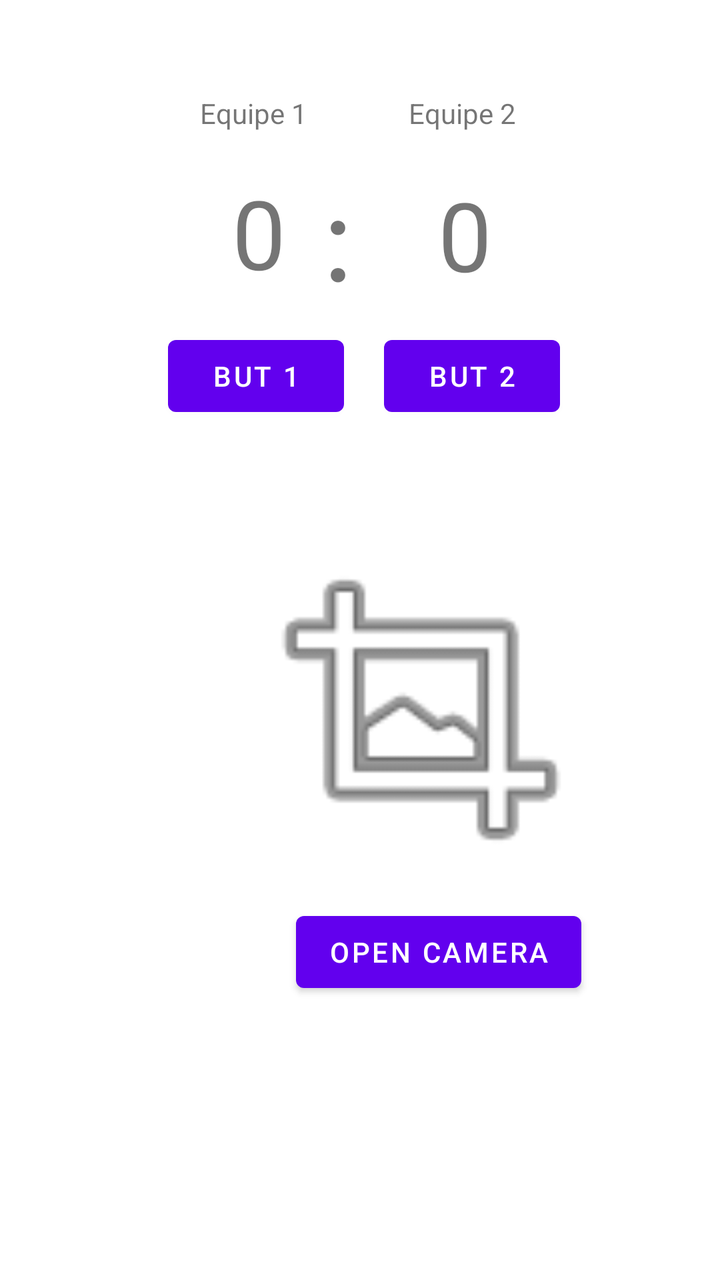
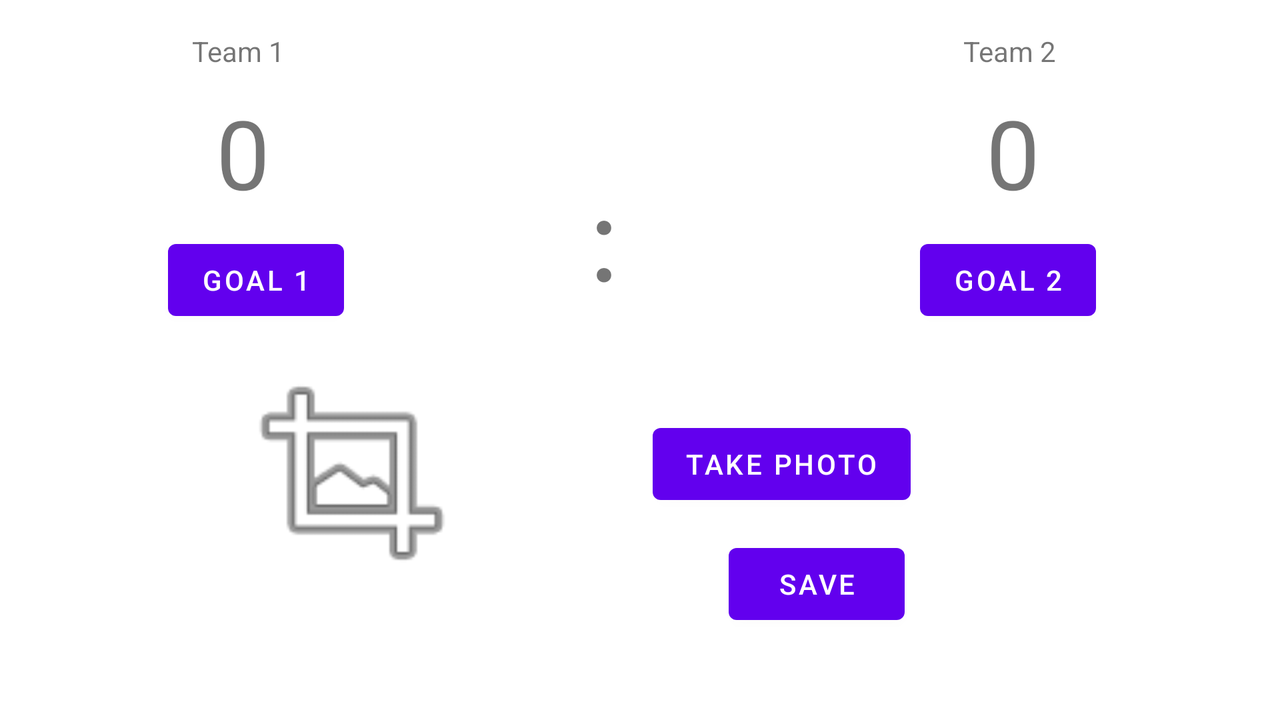

Two renders of one Android screen. The first uses the default layout on a phone; the second uses the alternative layout the repository ships for a different screen configuration, on a matching device. The two XML files are below.
<!-- AndroidManifest.xml: application theme Theme.TenisTracker -->
<!-- res/layout/activity_new_game.xml -->
<?xml version="1.0" encoding="utf-8"?>
<androidx.constraintlayout.widget.ConstraintLayout xmlns:android="http://schemas.android.com/apk/res/android"
    xmlns:app="http://schemas.android.com/apk/res-auto"
    xmlns:tools="http://schemas.android.com/tools"
    android:layout_width="match_parent"
    android:layout_height="match_parent"
    tools:context=".ui.newGame.NewGameActivity">

    <TextView
        android:id="@+id/score_1"
        android:layout_width="wrap_content"
        android:layout_height="wrap_content"
        android:layout_marginStart="116dp"
        android:layout_marginTop="84dp"
        android:text="0"
        android:textSize="48sp"
        app:layout_constraintStart_toStartOf="parent"
        app:layout_constraintTop_toTopOf="parent" />

    <TextView
        android:id="@+id/score_2"
        android:layout_width="wrap_content"
        android:layout_height="wrap_content"
        android:layout_marginTop="85dp"
        android:layout_marginEnd="114dp"
        android:text="0"
        android:textSize="48sp"
        app:layout_constraintEnd_toEndOf="parent"
        app:layout_constraintTop_toTopOf="parent" />

    <TextView
        android:id="@+id/textView3"
        android:layout_width="wrap_content"
        android:layout_height="wrap_content"
        android:layout_marginTop="85dp"
        android:text="："
        android:textAlignment="center"
        android:textSize="48sp"
        app:layout_constraintEnd_toStartOf="@+id/score_2"
        app:layout_constraintHorizontal_bias="0.5"
        app:layout_constraintStart_toEndOf="@+id/score_1"
        app:layout_constraintTop_toTopOf="parent" />

    <Button
        android:id="@+id/btn_score_1"
        android:layout_width="wrap_content"
        android:layout_height="wrap_content"
        android:layout_marginStart="84dp"
        android:layout_marginTop="164dp"
        android:text="But 1"
        app:layout_constraintStart_toStartOf="parent"
        app:layout_constraintTop_toTopOf="parent" />

    <Button
        android:id="@+id/btn_score_2"
        android:layout_width="wrap_content"
        android:layout_height="wrap_content"
        android:layout_marginTop="164dp"
        android:layout_marginEnd="80dp"
        android:text="But 2"
        app:layout_constraintEnd_toEndOf="parent"
        app:layout_constraintTop_toTopOf="parent" />

    <TextView
        android:id="@+id/textView4"
        android:layout_width="wrap_content"
        android:layout_height="wrap_content"
        android:layout_marginStart="100dp"
        android:layout_marginTop="47dp"
        android:text="Equipe 1"
        app:layout_constraintStart_toStartOf="parent"
        app:layout_constraintTop_toTopOf="parent" />

    <TextView
        android:id="@+id/textView5"
        android:layout_width="wrap_content"
        android:layout_height="wrap_content"
        android:layout_marginTop="47dp"
        android:layout_marginEnd="102dp"
        android:text="Equipe 2"
        app:layout_constraintEnd_toEndOf="parent"
        app:layout_constraintTop_toTopOf="parent" />

    <ImageView
        android:id="@+id/photo_view"
        android:layout_width="253dp"
        android:layout_height="180dp"
        android:layout_marginStart="84dp"
        android:layout_marginTop="264dp"
        app:layout_constraintStart_toStartOf="parent"
        app:layout_constraintTop_toTopOf="parent"
        app:srcCompat="@android:drawable/ic_menu_crop" />

    <Button
        android:id="@+id/btn_camera"
        android:layout_width="wrap_content"
        android:layout_height="wrap_content"
        android:layout_marginStart="148dp"
        android:layout_marginTop="452dp"
        android:text="Open Camera"
        app:layout_constraintStart_toStartOf="parent"
        app:layout_constraintTop_toTopOf="parent" />

</androidx.constraintlayout.widget.ConstraintLayout>
<!-- resources referenced by this layout -->
<resources>
  <style name="Theme.TenisTracker" parent="Theme.MaterialComponents.DayNight.DarkActionBar">
          
          <item name="colorPrimary">@color/purple_500</item>
          <item name="colorPrimaryVariant">@color/purple_700</item>
          <item name="colorOnPrimary">@color/white</item>
          
          <item name="colorSecondary">@color/teal_200</item>
          <item name="colorSecondaryVariant">@color/teal_700</item>
          <item name="colorOnSecondary">@color/black</item>
          
          <item name="android:statusBarColor" tools:targetApi="l">?attr/colorPrimaryVariant</item>
          
      </style>
</resources>
<!-- res/layout-land/activity_new_game.xml (the repository's variant of the layout above) -->
<!-- drawn on the phone turned sideways -->
<?xml version="1.0" encoding="utf-8"?>
<androidx.constraintlayout.widget.ConstraintLayout xmlns:android="http://schemas.android.com/apk/res/android"
    xmlns:app="http://schemas.android.com/apk/res-auto"
    xmlns:tools="http://schemas.android.com/tools"
    android:layout_width="match_parent"
    android:layout_height="match_parent"
    tools:context=".ui.newGame.NewGameActivity">

    <TextView
        android:id="@+id/score_1"
        android:layout_width="wrap_content"
        android:layout_height="wrap_content"
        android:layout_marginStart="108dp"
        android:layout_marginTop="44dp"
        android:text="0"
        android:textSize="48sp"
        app:layout_constraintStart_toStartOf="parent"
        app:layout_constraintTop_toTopOf="parent" />

    <TextView
        android:id="@+id/score_2"
        android:layout_width="wrap_content"
        android:layout_height="wrap_content"
        android:layout_marginTop="44dp"
        android:layout_marginEnd="120dp"
        android:text="0"
        android:textSize="48sp"
        app:layout_constraintEnd_toEndOf="parent"
        app:layout_constraintTop_toTopOf="parent" />

    <TextView
        android:id="@+id/textView3"
        android:layout_width="wrap_content"
        android:layout_height="wrap_content"
        android:layout_marginTop="85dp"
        android:text="："
        android:textAlignment="center"
        android:textSize="48sp"
        app:layout_constraintEnd_toStartOf="@+id/score_2"
        app:layout_constraintHorizontal_bias="0.5"
        app:layout_constraintStart_toEndOf="@+id/score_1"
        app:layout_constraintTop_toTopOf="parent" />

    <Button
        android:id="@+id/btn_score_1"
        android:layout_width="wrap_content"
        android:layout_height="wrap_content"
        android:layout_marginStart="84dp"
        android:layout_marginTop="116dp"
        android:text="@string/btn_score_1"
        app:layout_constraintStart_toStartOf="parent"
        app:layout_constraintTop_toTopOf="parent" />

    <Button
        android:id="@+id/btn_score_2"
        android:layout_width="wrap_content"
        android:layout_height="wrap_content"
        android:layout_marginTop="116dp"
        android:layout_marginEnd="92dp"
        android:text="@string/btn_score_2"
        app:layout_constraintEnd_toEndOf="parent"
        app:layout_constraintTop_toTopOf="parent" />

    <TextView
        android:id="@+id/textView4"
        android:layout_width="wrap_content"
        android:layout_height="wrap_content"
        android:layout_marginStart="96dp"
        android:layout_marginTop="16dp"
        android:text="@string/equipe1"
        app:layout_constraintStart_toStartOf="parent"
        app:layout_constraintTop_toTopOf="parent" />

    <TextView
        android:id="@+id/textView5"
        android:layout_width="wrap_content"
        android:layout_height="wrap_content"
        android:layout_marginTop="16dp"
        android:layout_marginEnd="112dp"
        android:text="@string/equipe2"
        app:layout_constraintEnd_toEndOf="parent"
        app:layout_constraintTop_toTopOf="parent" />

    <ImageView
        android:id="@+id/photo_view"
        android:layout_width="184dp"
        android:layout_height="120dp"
        android:layout_marginStart="84dp"
        android:layout_marginTop="176dp"
        android:layout_marginEnd="84dp"
        app:layout_constraintEnd_toEndOf="parent"
        app:layout_constraintHorizontal_bias="0.0"
        app:layout_constraintStart_toStartOf="parent"
        app:layout_constraintTop_toTopOf="parent"
        app:srcCompat="@android:drawable/ic_menu_crop" />

    <Button
        android:id="@+id/btn_camera"
        android:layout_width="wrap_content"
        android:layout_height="wrap_content"
        android:layout_marginStart="134dp"
        android:layout_marginTop="208dp"
        android:layout_marginEnd="134dp"
        android:text="@string/openCamera"
        app:layout_constraintEnd_toEndOf="parent"
        app:layout_constraintHorizontal_bias="0.791"
        app:layout_constraintStart_toStartOf="parent"
        app:layout_constraintTop_toTopOf="parent" />

    <Button
        android:id="@+id/btn_save"
        android:layout_width="wrap_content"
        android:layout_height="wrap_content"
        android:layout_marginTop="268dp"
        android:text="@string/save"
        app:layout_constraintEnd_toEndOf="parent"
        app:layout_constraintHorizontal_bias="0.66"
        app:layout_constraintStart_toStartOf="parent"
        app:layout_constraintTop_toTopOf="parent" />

</androidx.constraintlayout.widget.ConstraintLayout>
<!-- resources referenced by the variant -->
<!-- as the phone turned sideways resolves them -->
<resources>
  <string name="btn_score_1">Goal 1</string>
  <string name="btn_score_2">Goal 2</string>
  <string name="equipe1">Team 1</string>
  <string name="equipe2">Team 2</string>
  <string name="openCamera">Take photo</string>
  <string name="save">Save</string>
  <style name="Theme.TenisTracker" parent="Theme.MaterialComponents.DayNight.DarkActionBar">
          
          <item name="colorPrimary">@color/purple_500</item>
          <item name="colorPrimaryVariant">@color/purple_700</item>
          <item name="colorOnPrimary">@color/white</item>
          
          <item name="colorSecondary">@color/teal_200</item>
          <item name="colorSecondaryVariant">@color/teal_700</item>
          <item name="colorOnSecondary">@color/black</item>
          
          <item name="android:statusBarColor" tools:targetApi="l">?attr/colorPrimaryVariant</item>
          
      </style>
</resources>
